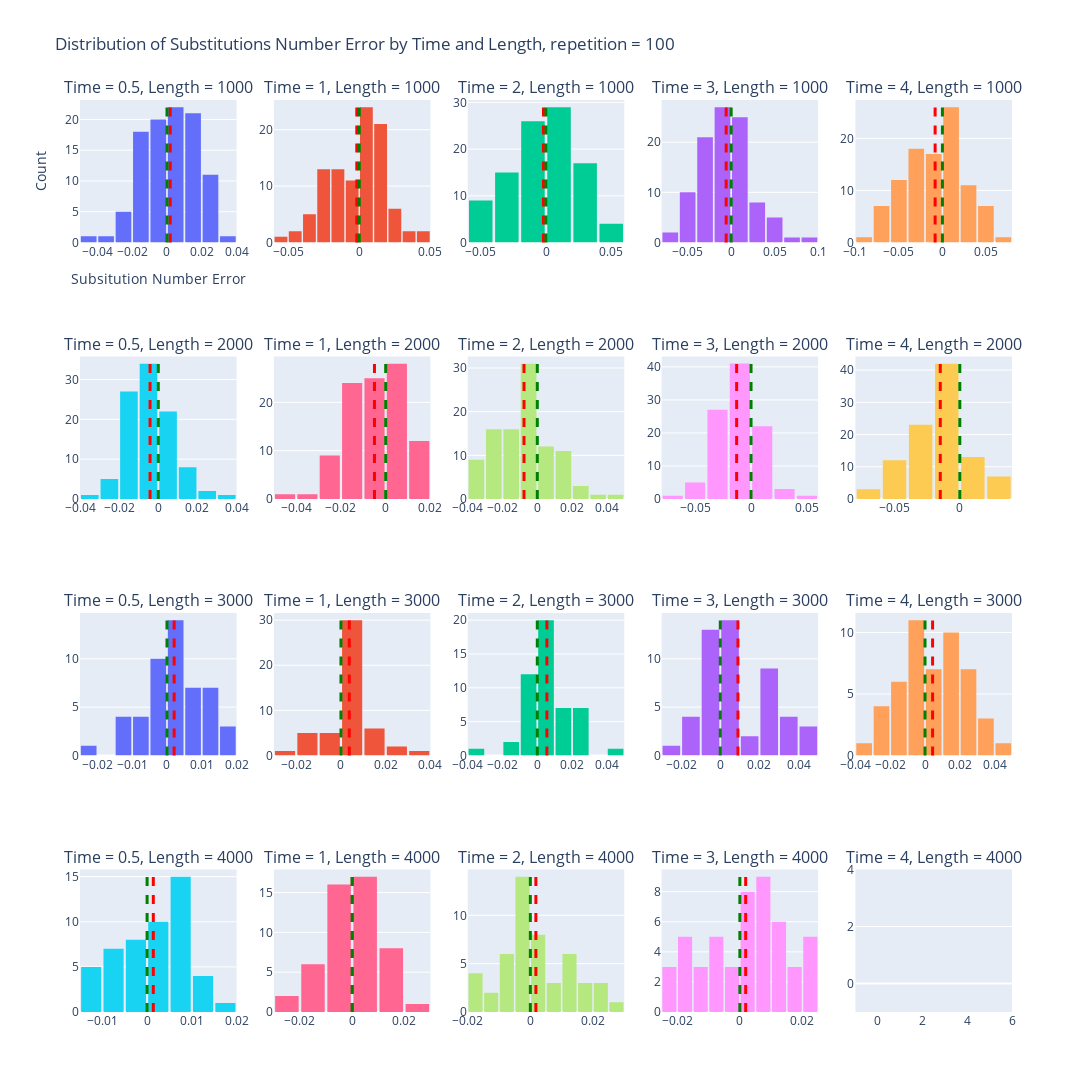

The notebook cell saved with this chart:
### Code cell
fig2 = get_histograms(error_ns_dict_all, theoretical_ns_error_dict)
fig2.update_layout(title_text='Distribution of Substitutions Number Error by Time and Length, repetition = 100',
        xaxis_title_text='Subsitution Number Error')

fig2.write_image('Distribution of Substitutions Number Error by Time and Length.pdf')
fig2.show()
